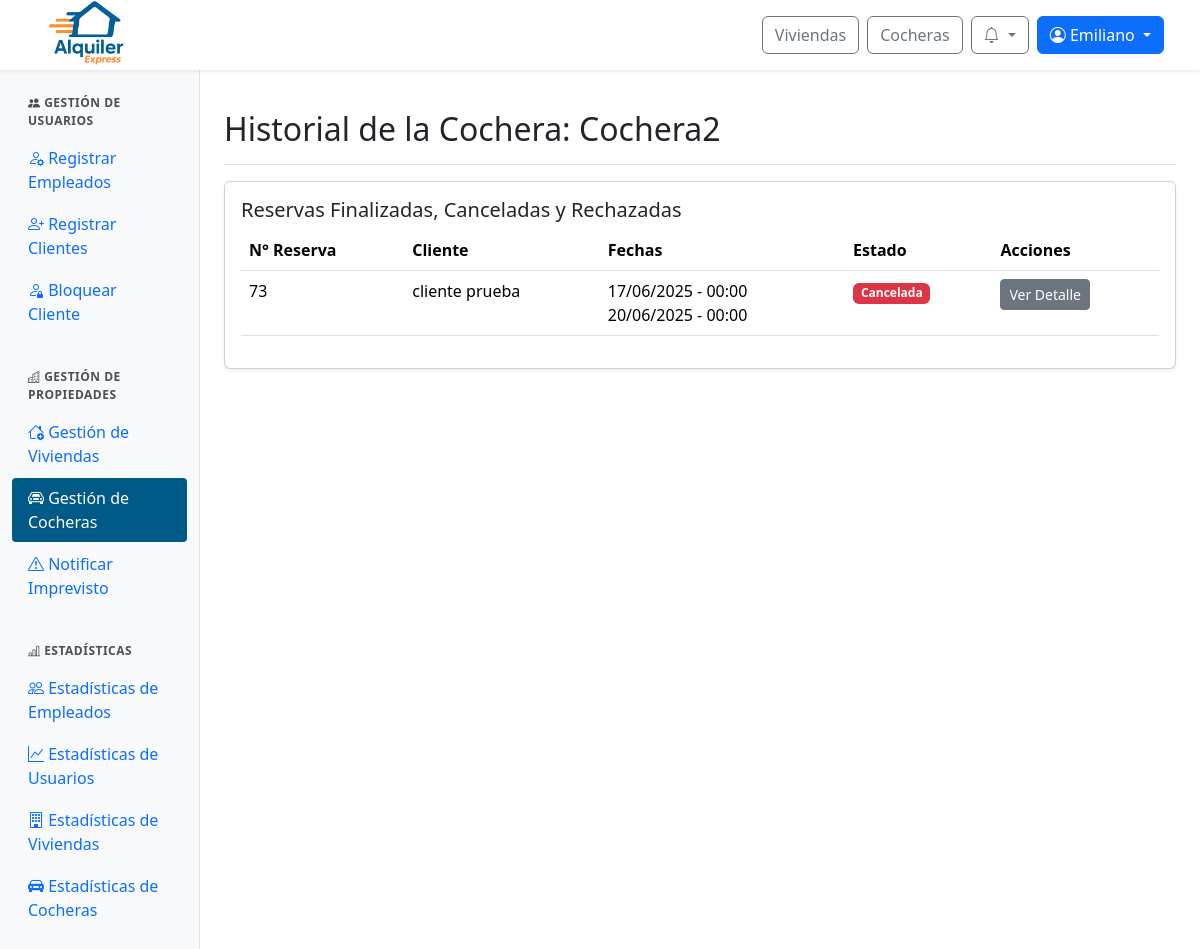
Page /panel/cocheras/historial/2/ (signed in) on the committed database.
### web/models.py (models this page shows, shortened)
class Cochera(models.Model):
    id_cochera = models.AutoField(primary_key=True)
    nombre = models.CharField(max_length=100, unique=True)
    alto = models.FloatField()
    ancho = models.FloatField()
    largo = models.FloatField()
    cantidad_vehiculos = models.IntegerField()
    con_techo = models.BooleanField()
    descripcion = models.TextField()
    direccion = models.TextField()
    provincia = models.ForeignKey(Provincia, on_delete=models.SET_NULL, null=True)
    ciudad = models.ForeignKey(Ciudad, on_delete=models.SET_NULL, null=True)
    precio_por_dia = models.DecimalField(max_digits=10, decimal_places=2)
    politica_cancelacion = models.TextField()
    fecha_publicacion = models.DateField()
    estado = models.ForeignKey(Estado, on_delete=models.SET_NULL, null=True)
    empleado = models.ForeignKey(Perfil, null=True, blank=True, on_delete=models.SET_NULL)
    minimo_dias_alquiler = models.PositiveIntegerField(default=1, verbose_name="Mínimo de días de alquiler")

class Reserva(models.Model):
    id_reserva = models.AutoField(primary_key=True)
    fecha_inicio = models.DateTimeField(default=timezone.now)
    fecha_fin = models.DateTimeField()
    precio_total = models.DecimalField(max_digits=10, decimal_places=2)
    estado = models.ForeignKey(Estado, on_delete=models.SET_NULL, null=True)  # Aquí está el estado FK
    inmueble = models.ForeignKey(Inmueble, null=True, blank=True, on_delete=models.SET_NULL)
    cochera = models.ForeignKey(Cochera, null=True, blank=True, on_delete=models.SET_NULL)
    descripcion = models.TextField()
    creada_en = models.DateTimeField(default=timezone.now)
    aprobada_en = models.DateTimeField(null=True, blank=True)
    cantidad_adultos = models.PositiveIntegerField(default=1, verbose_name="Cantidad de adultos")
    cantidad_ninos = models.PositiveIntegerField(default=0, verbose_name="Cantidad de niños")
    patente = models.CharField(max_length=20, null=True, blank=True, verbose_name="Patente del vehículo")

class ClienteInmueble(models.Model):
    id_cliente_inmueble = models.AutoField(primary_key=True)
    cliente = models.ForeignKey(Perfil, on_delete=models.CASCADE)  # FK a Perfil, no Usuario
    inmueble = models.ForeignKey(Inmueble, null=True, blank=True, on_delete=models.SET_NULL)
    cochera = models.ForeignKey(Cochera, null=True, blank=True, on_delete=models.SET_NULL)
    reserva = models.ForeignKey(Reserva, on_delete=models.CASCADE)

class Perfil(models.Model):
    id_perfil = models.AutoField(primary_key=True)
    usuario = models.OneToOneField(User, on_delete=models.CASCADE)
    dni = models.CharField(max_length=20)
    fecha_nacimiento = models.DateField(null=True, blank=True)

class Estado(models.Model):
    id_estado = models.AutoField(primary_key=True)
    nombre = models.CharField(max_length=100)

### web/views/viewsAdminPropiedades.py (the view)
# urls.py: path('panel/cocheras/historial/<int:id_cochera>/', viewsAdminPropiedades.admin_cocheras_historial, name='admin_cocheras_historial'),
@login_required
@user_passes_test(is_admin_or_empleado)
def admin_cocheras_historial(request, id_cochera):
    cochera = get_object_or_404(Cochera, id_cochera=id_cochera)
    historial = CocheraEstado.objects.filter(cochera=cochera).order_by('-fecha_inicio')
    reservas = Reserva.objects.filter(
        cochera=cochera,
        estado__nombre__in=['Cancelada', 'Rechazada', 'Finalizada']
    ).order_by('-id_reserva')
    return render(request, 'admin/admin_cocheras_historial.html', {
        'cochera': cochera,
        'historial': historial,
        'reservas': reservas,
    })

### web/authentication.py (called while the page is built)
    def get_user(self, user_id):
        try:
            return User.objects.get(pk=user_id)
        except User.DoesNotExist:
            return None

### web/context_processors.py (called while the page is built)
def notifications(request):
    if request.user.is_authenticated:
        try:
            return {
                'notificaciones': request.user.perfil.notificacion_set.order_by('-fecha_creacion')[:10],
                'notificaciones_no_leidas': request.user.perfil.notificacion_set.filter(leido=False).count()
            }
        except Exception:
            return {}
    return {}

def is_client_context(request):
    return {'is_client': is_client(request.user)}

### web/utils.py (called while the page is built)
def is_client(user):
    return user.is_authenticated and user.groups.filter(name="cliente").exists()

def is_admin_or_empleado(user):
    return user.is_authenticated and (user.is_staff or user.groups.filter(name="empleado").exists())

### web/templates/admin/admin_cocheras_historial.html (shortened to what this page needs)
{% extends 'admin/admin_base.html' %}
{% load static %}
{% block admin_content %}
<div class="d-flex justify-content-between flex-wrap flex-md-nowrap align-items-center pt-3 pb-2 mb-3 border-bottom">
  <h1 class="h2">Historial de la Cochera: {{ cochera.nombre }}</h1>
</div>
<div class="card shadow-sm mb-4">
  <div class="card-body">
    <h5 class="card-title">Reservas Finalizadas, Canceladas y Rechazadas</h5>
    <div class="table-responsive">
      <table class="table table-hover">
        <thead>
          <tr>
            <th>N° Reserva</th>
            <th>Cliente</th>
            <th>Fechas</th>
            <th>Estado</th>
            <th>Acciones</th>
          </tr>
        </thead>
        <tbody>
          {% for reserva in reservas %}
          <tr>
            <td>{{ reserva.id_reserva }}</td>
            <td>
              {% with relacion=reserva.clienteinmueble_set.first %}
                {% if relacion and relacion.cliente %}
                  {{ relacion.cliente.usuario.get_full_name|default:relacion.cliente.usuario.username }}
                {% else %}
                  Cliente no disponible
                {% endif %}
              {% endwith %}
            </td>
            <td>
              {{ reserva.fecha_inicio|date:"d/m/Y" }} - {{ reserva.fecha_inicio|time:"H:i" }}
              <br>
              {{ reserva.fecha_fin|date:"d/m/Y" }} - {{ reserva.fecha_fin|time:"H:i" }}
            </td>
            <td>
              <span class="badge
                {% if reserva.estado.nombre == 'Finalizada' %}bg-dark
                {% elif reserva.estado.nombre == 'Cancelada' %}bg-danger
                {% elif reserva.estado.nombre == 'Rechazada' %}bg-secondary
                {% else %}bg-warning{% endif %}">
                {{ reserva.estado.nombre }}
              </span>
            </td>
            <td>
              <a href="{% url 'ver_detalle_reserva' reserva.id_reserva %}" class="btn btn-sm btn-secondary">Ver Detalle</a>
            </td>
          </tr>
          {% empty %}
          <tr>
            <td colspan="4" class="text-center">No hay reservas en el historial</td>
          </tr>
          {% endfor %}
        </tbody>
      </table>
    </div>
  </div>
</div>
{% endblock %}

### web/templates/base/base.html (shortened to what this page needs)
{% load static %}
{% load user_groups %}
<!DOCTYPE html>
<html lang="es">
<head>
  <link rel="stylesheet" href="{% static 'css/normalize.css' %}">
  <link href="https://cdn.jsdelivr.net/npm/bootstrap@5.3.3/dist/css/bootstrap.min.css" rel="stylesheet">
  <link href="https://cdn.jsdelivr.net/npm/bootstrap-icons@1.10.5/font/bootstrap-icons.css" rel="stylesheet">
  <link rel="stylesheet" href="https://cdn.jsdelivr.net/npm/sweetalert2@11/dist/sweetalert2.min.css">
  <link rel="stylesheet" href="{% static 'css/global.css' %}">
  <link rel="stylesheet" href="{% static 'css/notification.css' %}">
  {% block extra_css %}{% endblock %}
</head>
<body>
  <nav class="navbar navbar-expand-lg navbar-light bg-white fixed-top shadow-sm px-4">
    <div class="navbar__container container-fluid d-flex align-items-center justify-content-between">
      <div class="d-flex align-items-center me-3">
        <a href="{% url 'index' %}">
          <img src="{% static 'img/logo-alquiler-express-3.png' %}" alt="Logo Alquiler Express" class="navbar__icon">
        </a>
      </div>
      <div class="navbar__buttons d-flex align-items-center ms-3">
        <a href="{% url 'buscar_inmuebles' %}" class="btn btn-outline-secondary me-2">Viviendas</a>
        <a href="{% url 'buscar_cocheras' %}" class="btn btn-outline-secondary me-2">Cocheras</a>
        {% if user.is_authenticated %}
          <div class="dropdown me-2">
            <button class="btn btn-outline-secondary position-relative dropdown-toggle"
                    type="button"
                    id="notificacionesDropdown"
                    data-bs-toggle="dropdown"
                    aria-expanded="false"
                    onclick="marcarTodasLeidas('{% url 'marcar_todas_leidas' %}', '{{ csrf_token }}')">
              <i class="bi bi-bell"></i>
            </button>
          </div>
          <div class="dropdown">
            <button class="btn btn-primary dropdown-toggle" type="button" id="userOptionsDropdown" data-bs-toggle="dropdown" aria-expanded="false">
              <i class="bi bi-person-circle"></i> {{ user.first_name|default:user.username }}
            </button>
          </div>
        {% else %}
          <a href="{% url 'login' %}" class="btn btn-outline-secondary me-2">Iniciar sesión</a>
          <a href="{% url 'register' %}" class="btn btn-primary">Registrarse</a>
        {% endif %}
      </div>
    </div>
  </nav>
  {% block content %}{% endblock content %}
</body>
</html>

### web/static/css/global.css (style rules this page uses)
:root { --color-azul-alquiler: #005A87; --color-azul-hover: #004466; --color-azul-active: #003347; --color-azul-focus-shadow: rgba(0, 90, 135, 0.25); --color-naranja-alquiler: #F26A1B; --color-naranja-hover: #d85b17; --color-naranja-active: #b84e14; --color-naranja-focus-shadow: rgba(242, 106, 27, 0.25); }
.navbar { height: 70px; }
.navbar__container { height: 70px; }
.navbar__icon { height: 72px; }

### web/static/css/admin.css (style rules this page uses)
:root { --color-azul-alquiler: #005A87; --color-naranja-alquiler: #F26A1B; --color-azul-hover: #004466; --color-naranja-hover: #d85b17; }

### rows in the picture
Cochera: nombre "Cochera2"
Reserva: id_reserva "73", clienteinmueble_set.first.cliente.usuario.get_full_name "cliente prueba", fecha_inicio "17/06/2025", fecha_inicio "00:00", fecha_fin "20/06/2025", fecha_fin "00:00", estado.nombre "Cancelada"

### other values in the picture
{{ user.first_name|default:user.username }} "Emiliano"
